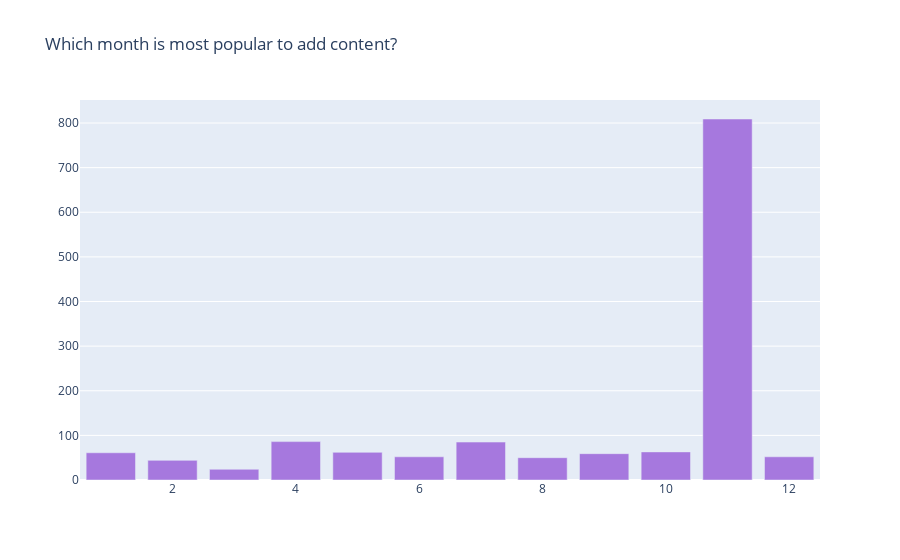

Notebook cell for this chart:
### Code cell
col = 'added_month'
vc4 = df[col].value_counts().reset_index()
vc4 = vc4.rename(columns = {col : "count", "index" : col})
#vc4['percent'] = vc4['count'].apply(lambda x : 100*x/sum(vc1['count']))
vc4 = vc4.sort_values(col)

trace1 = go.Bar(x=vc4[col], y=vc4["count"], name="content", marker=dict(color="#a678de"))
data = [trace1]
layout = go.Layout(title="Which month is most popular to add content?", legend=dict(x=0.1, y=1.1, orientation="h"))
fig = go.Figure(data, layout=layout)
fig.show()

### Figure 1 — Plotly figure (JSON) as saved in the notebook; plotly's stock layout.template omitted (floating-point values rounded to 4 significant figures)
{"data": [{"marker": {"color": "#a678de"}, "name": "content", "type": "bar", "x": [1, 2, 3, 4, 5, 6, 7, 8, 9, 10, 11, 12], "y": [61, 44, 24, 86, 62, 52, 85, 50, 59, 63, 809, 52]}], "layout": {"legend": {"orientation": "h", "x": 0.1, "y": 1.1}, "title": {"text": "Which month is most popular to add content?"}}}
